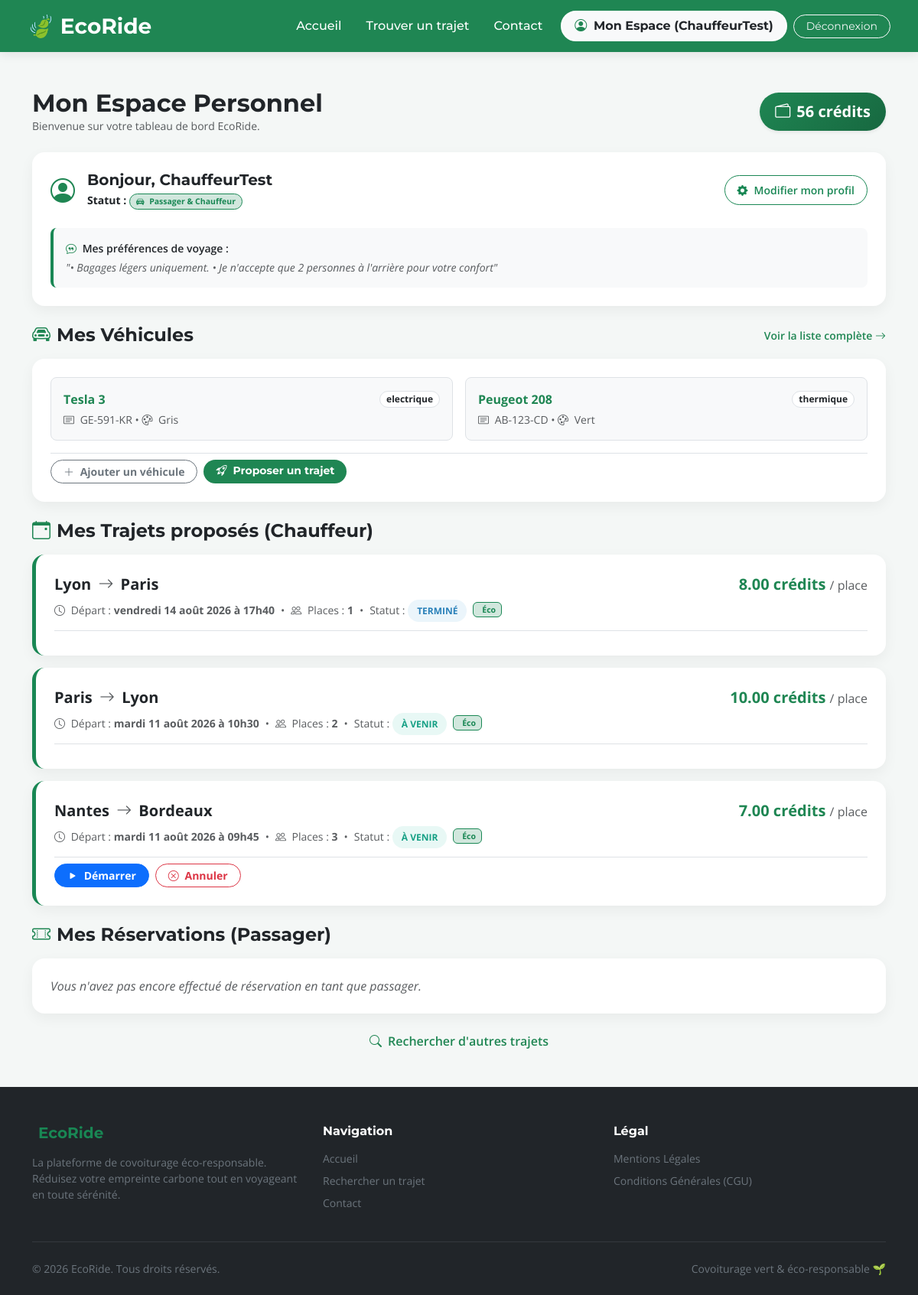
Page /mon_espace.php (signed in) on the committed database.
### tables this page shows
CREATE TABLE `utilisateur` (
  `id` int NOT NULL,
  `pseudo` varchar(50) NOT NULL,
  `est_chauffeur` tinyint(1) NOT NULL DEFAULT '0',
  `preferences_libres` text,
  `email` varchar(100) NOT NULL,
  `password` varchar(255) NOT NULL,
  `credits` int DEFAULT '20',
  `role` enum('visiteur','utilisateur','employe','admin') DEFAULT 'utilisateur',
  `photo` varchar(255) NOT NULL DEFAULT 'images/default.png',
  `statut_compte` varchar(20) NOT NULL DEFAULT 'actif',
  `note` int DEFAULT NULL
);

CREATE TABLE `vehicule` (
  `id` int NOT NULL,
  `id_utilisateur` int NOT NULL,
  `marque` varchar(50) NOT NULL,
  `modele` varchar(50) NOT NULL,
  `couleur` varchar(30) NOT NULL,
  `energie` varchar(20) NOT NULL,
  `immatriculation` varchar(20) NOT NULL,
  `date_premiere_immat` date NOT NULL,
  `nb_places` int NOT NULL,
  `fumeur` tinyint(1) DEFAULT '0',
  `animaux` tinyint(1) DEFAULT '0',
  `preferences_additionnelles` text
);

CREATE TABLE `trajets` (
  `id` int NOT NULL,
  `id_chauffeur` int NOT NULL,
  `ville_depart` varchar(100) NOT NULL,
  `ville_arrivee` varchar(100) NOT NULL,
  `date_depart` datetime NOT NULL,
  `date_arrivee` datetime NOT NULL,
  `prix` decimal(10,2) NOT NULL,
  `places_disponibles` int NOT NULL,
  `id_vehicule` int NOT NULL,
  `statut` varchar(20) DEFAULT 'ouvert'
);

### mon_espace.php (the view, shortened to what this page needs)
<?php
require_once 'config/db.php';
$user_id = $_SESSION['user_id'];
function dateEnFrancais($dateStr) {
    $date = new DateTime($dateStr);
    $jours = ['dimanche', 'lundi', 'mardi', 'mercredi', 'jeudi', 'vendredi', 'samedi'];
    $mois = ['', 'janvier', 'février', 'mars', 'avril', 'mai', 'juin', 'juillet', 'août', 'septembre', 'octobre', 'novembre', 'décembre'];
    return $jours[$date->format('w')] . ' ' . $date->format('d') . ' ' . $mois[$date->format('n')] . ' ' . $date->format('Y') . ' à ' . $date->format('H\hi');
}
$stmtUser = $pdo->prepare("SELECT * FROM utilisateur WHERE id = ?");
$stmtUser->execute([$user_id]);
$user = $stmtUser->fetch();
$stmtVehicules = $pdo->prepare("SELECT * FROM vehicule WHERE id_utilisateur = ?");
$stmtVehicules->execute([$user_id]);
$vehicules = $stmtVehicules->fetchAll();
$stmtTrajetsChauffeur = $pdo->prepare("
    SELECT t.*, v.modele, v.immatriculation, v.energie
    FROM trajets t
    LEFT JOIN vehicule v ON t.id_vehicule = v.id
    WHERE t.id_chauffeur = ?
    ORDER BY t.date_depart DESC
");
$stmtTrajetsChauffeur->execute([$user_id]);
$mes_trajets_proposes = $stmtTrajetsChauffeur->fetchAll();
$stmtReservations = $pdo->prepare("
    SELECT r.id AS id_reservation, r.id_trajet, t.ville_depart, t.ville_arrivee, t.date_depart, t.prix, t.statut AS statut_trajet,
           a.id AS avis_id
    FROM reservations r
    JOIN trajets t ON r.id_trajet = t.id
    LEFT JOIN avis a ON a.id_trajet = t.id AND a.id_expediteur = r.id_utilisateur
    WHERE r.id_utilisateur = ?
    ORDER BY t.date_depart DESC
");
$stmtReservations->execute([$user_id]);
$mes_reservations = $stmtReservations->fetchAll();
?>
<!DOCTYPE html>
<html lang="fr">
<head>
    <link href="https://cdn.jsdelivr.net/npm/bootstrap@5.3.3/dist/css/bootstrap.min.css" rel="stylesheet">
    <link rel="stylesheet" href="https://cdn.jsdelivr.net/npm/bootstrap-icons@1.11.3/font/bootstrap-icons.min.css">
</head>
<body class="d-flex flex-column min-vh-100">
    <?php require_once 'includes/navbar.php'; ?>
    <main class="container py-5 flex-grow-1">
        <div class="d-flex flex-column flex-md-row justify-content-between align-items-md-center gap-3 mb-4">
            <div>
                <h1 class="fw-bold h2 text-dark m-0">Mon Espace Personnel</h1>
                <p class="text-muted small mb-0">Bienvenue sur votre tableau de bord EcoRide.</p>
            </div>
            <div class="align-self-start align-self-md-auto">
                <div class="credit-badge shadow-sm d-inline-flex align-items-center gap-2 fs-5">
                    <i class="bi bi-wallet2"></i>
                    <span><?= htmlspecialchars($user['credits']) ?> crédits</span>
                </div>
            </div>
        </div>
        <div class="card space-card p-4 bg-white mb-4">
            <div class="d-flex justify-content-between align-items-center flex-wrap gap-3 mb-3">
                <div class="d-flex align-items-center gap-3">
                    <div class="fs-2 text-sapin"><i class="bi bi-person-circle"></i></div>
                    <div>
                        <h3 class="h5 fw-bold text-dark mb-0">Bonjour, <?= htmlspecialchars($user['pseudo']) ?></h3>
                        <div class="small mt-1">
                            <strong>Statut : </strong>
                            <?= $user['est_chauffeur']
                                ? '<span class="badge bg-success-subtle text-success border border-success px-2 py-1 rounded-pill"><i class="bi bi-car-front-fill me-1"></i> Passager & Chauffeur</span>'
                                : '<span class="badge bg-secondary-subtle text-secondary border px-2 py-1 rounded-pill"><i class="bi bi-person-walking me-1"></i> Passager uniquement</span>' ?>
                        </div>
                    </div>
                </div>
                <a href="profil.php" class="btn btn-outline-success btn-sm rounded-pill px-3 py-2 fw-semibold d-inline-flex align-items-center gap-2">
                    <i class="bi bi-gear-fill"></i> Modifier mon profil
                </a>
            </div>
            <?php if (!empty($user['preferences_libres'])): ?>
                <div class="bg-light p-3 rounded-3 border-start border-success border-4 mt-2">
                    <div class="fw-semibold text-dark small mb-1"><i class="bi bi-chat-quote me-1 text-sapin"></i> Mes préférences de voyage :</div>
                    <div class="text-muted small fst-italic">"<?= htmlspecialchars_decode($user['preferences_libres']) ?>"</div>
                </div>
            <?php endif; ?>
        </div>
        <div class="d-flex justify-content-between align-items-center mb-3">
            <h2 class="h4 fw-bold text-dark m-0"><i class="bi bi-car-front text-sapin me-2"></i>Mes Véhicules</h2>
            <?php if (!empty($vehicules)): ?>
                <a href="liste_vehicules.php" class="text-sapin text-decoration-none fw-semibold small">
                    Voir la liste complète <i class="bi bi-arrow-right"></i>
                </a>
            <?php endif; ?>
        </div>
        <div class="card space-card p-4 bg-white mb-4">
            <?php if (empty($vehicules)): ?>
                <div class="text-center py-3">
                    <p class="text-muted mb-3">Vous n'avez pas encore enregistré de véhicule. Ajoutez-en un pour pouvoir proposer vos propres trajets et devenir chauffeur !</p>
                    <a href="ajouter_vehicule.php" class="btn btn-sapin fw-bold rounded-pill px-4">
                        <i class="bi bi-plus-lg me-1"></i> Ajouter mon premier véhicule
                    </a>
                </div>
            <?php else: ?>
                <div class="row g-3 mb-3">
                    <?php foreach ($vehicules as $vehicule): ?>
                        <div class="col-md-6">
                            <div class="p-3 bg-light rounded-3 border h-100">
                                <div class="d-flex justify-content-between align-items-center mb-1">
                                    <strong class="text-sapin"><?= htmlspecialchars($vehicule['marque']) ?> <?= htmlspecialchars($vehicule['modele']) ?></strong>
                                    <span class="badge bg-white text-dark border px-2 py-1 rounded-pill small"><?= htmlspecialchars($vehicule['energie'] ?? 'Électrique') ?></span>
                                </div>
                                <div class="text-muted small">
                                    <i class="bi bi-card-text me-1"></i> <?= htmlspecialchars($vehicule['immatriculation']) ?> &bull;
                                    <i class="bi bi-palette me-1"></i> <?= htmlspecialchars($vehicule['couleur']) ?>
                                </div>
                            </div>
                        </div>
                    <?php endforeach; ?>
                </div>
                <div class="d-flex flex-wrap gap-2 pt-2 border-top">
                    <a href="ajouter_vehicule.php" class="btn btn-outline-secondary btn-sm fw-bold rounded-pill px-3">
                        <i class="bi bi-plus-lg me-1"></i> Ajouter un véhicule
                    </a>
                    <a href="proposer_trajet.php" class="btn btn-sapin btn-sm fw-bold rounded-pill px-3">
                        <i class="bi bi-rocket-takeoff me-1"></i> Proposer un trajet
                    </a>
                </div>
            <?php endif; ?>
        </div>
        <?php if ($user['est_chauffeur']): ?>
            <h2 class="h4 fw-bold text-dark mt-4 mb-3"><i class="bi bi-calendar-event text-sapin me-2"></i>Mes Trajets proposés (Chauffeur)</h2>
            <?php if (empty($mes_trajets_proposes)): ?>
                <div class="card space-card p-4 bg-white text-muted mb-4 fst-italic">
                    Vous n'avez créé ou proposé aucun trajet pour le moment.
                </div>
            <?php else: ?>
                <div class="mb-4">
                    <?php foreach ($mes_trajets_proposes as $trajet) :
                        $badgeClass = 'badge-ouvert'; $statutTexte = 'À venir';
                        if ($trajet['statut'] === 'en cours') { $badgeClass = 'badge-en-cours'; $statutTexte = 'En cours'; }
                        elseif ($trajet['statut'] === 'termine') { $badgeClass = 'badge-termine'; $statutTexte = 'Terminé'; }
                        elseif ($trajet['statut'] === 'annule') { $badgeClass = 'badge-annule'; $statutTexte = 'Annulé'; }
                    ?>
                        <div class="card space-card p-3 p-md-4 bg-white mb-3 border-start border-success border-5">
                            <div class="d-flex flex-column flex-md-row justify-content-between align-items-md-center gap-2">
                                <div>
                                    <span class="fs-5 fw-bold text-dark">
                                        <?= htmlspecialchars($trajet['ville_depart']) ?> <i class="bi bi-arrow-right text-muted mx-1"></i> <?= htmlspecialchars($trajet['ville_arrivee']) ?>
                                    </span>
                                </div>
                                <div>
                                    <span class="text-sapin fw-bold fs-5"><?= htmlspecialchars($trajet['prix']) ?> crédits <span class="fs-6 text-muted fw-normal">/ place</span></span>
                                </div>
                            </div>
                            <div class="text-muted my-2 small d-flex flex-wrap align-items-center gap-2">
                                <span><i class="bi bi-clock me-1"></i> Départ : <strong><?= dateEnFrancais($trajet['date_depart']) ?></strong></span>
                                <span>&bull;</span>
                                <span><i class="bi bi-people me-1"></i> Places : <strong><?= $trajet['places_disponibles'] ?></strong></span>
                                <span>&bull;</span>
                                <span>Statut : <span class="statut-badge <?= $badgeClass ?>"><?= $statutTexte ?></span></span>
                                <?php if (isset($trajet['energie']) && in_array(strtolower($trajet['energie']), ['électrique', 'electrique', 'hybride'])) : ?>
                                    <span class="badge bg-success-subtle text-success border border-success"><i class="bi bi-leaf-fill me-1"></i> Éco</span>
                                <?php endif; ?>
                            </div>
                            <div class="d-flex gap-2 mt-2 pt-2 border-top">
                                <?php if ($trajet['statut'] === 'ouvert'): ?>
                                    <a href="scripts/demarrer_trajet.php?id=<?= $trajet['id'] ?>" class="btn btn-sm btn-primary fw-bold rounded-pill px-3">
                                        <i class="bi bi-play-fill me-1"></i> Démarrer
                                    </a>
                                    <a href="scripts/annuler_trajet_chauffeur.php?id=<?= $trajet['id'] ?>" class="btn btn-sm btn-outline-danger fw-bold rounded-pill px-3" onclick="return confirm('Voulez-vous vraiment annuler ce trajet ?')">
                                        <i class="bi bi-x-circle me-1"></i> Annuler
                                    </a>
                                <?php elseif ($trajet['statut'] === 'en cours'): ?>
                                    <a href="scripts/terminer_trajet.php?id=<?= $trajet['id'] ?>" class="btn btn-sm btn-success fw-bold rounded-pill px-3">
                                        <i class="bi bi-flag-fill me-1"></i> Arrivée à destination
                                    </a>
                                <?php endif; ?>
                            </div>
                        </div>
                    <?php endforeach; ?>
                </div>
            <?php endif; ?>
        <?php endif; ?>
        <h2 class="h4 fw-bold text-dark mt-4 mb-3"><i class="bi bi-ticket-perforated text-sapin me-2"></i>Mes Réservations (Passager)</h2>
        <?php if (empty($mes_reservations)): ?>
            <div class="card space-card p-4 bg-white text-muted mb-4 fst-italic">
                Vous n'avez pas encore effectué de réservation en tant que passager.
            </div>
        <?php endif; ?>
        <div class="text-center mt-4">
            <a href="recherche.php" class="text-sapin fw-semibold text-decoration-none">
                <i class="bi bi-search me-1"></i> Rechercher d'autres trajets
            </a>
        </div>
    </main>
    <?php require_once 'includes/footer.php'; ?>
</body>
</html>

### mon_espace.php (style rules this page uses)
html, body { height: 100%; }
body { font-family: 'Open Sans', sans-serif; background-color: #f4f7f6; color: #2c3e50; }
h1, h2, h3, h4, h5, .font-heading { font-family: 'Montserrat', sans-serif; }
.text-sapin { color: #1F8653 !important; }
.btn-sapin { background-color: #1F8653; color: #ffffff; font-family: 'Montserrat', sans-serif; font-weight: 600; border: none; }
.space-card { border: none; box-shadow: 0 6px 18px rgba(0,0,0,0.05); border-radius: 16px; }
.statut-badge { padding: 6px 12px; border-radius: 20px; font-size: 0.75rem; font-weight: 700; text-transform: uppercase; }
.badge-ouvert { background-color: #e8f8f5; color: #16a085; }
.badge-termine { background-color: #ebf5fb; color: #2980b9; }
.credit-badge { background: linear-gradient(135deg, #1F8653 0%, #176840 100%); color: #fff; padding: 10px 20px; border-radius: 50rem; font-weight: 700; }

### rows in the picture
utilisateur: credits "56", pseudo "ChauffeurTest", preferences_libres "• Bagages légers uniquement. • Je n'accepte que 2 personnes à l'arrière pour votre confort"
vehicule: marque "Tesla", modele "3", energie "electrique", immatriculation "GE-591-KR", couleur "Gris"
vehicule: marque "Peugeot", modele "208", energie "thermique", immatriculation "AB-123-CD", couleur "Vert"
trajets: ville_depart "Lyon", ville_arrivee "Paris", prix "8.00", date_depart "vendredi 14 août 2026 à 17h40", places_disponibles "1", statut "TERMINÉ"
trajets: ville_depart "Paris", ville_arrivee "Lyon", prix "10.00", date_depart "mardi 11 août 2026 à 10h30", places_disponibles "2", statutTexte "À VENIR"
trajets: ville_depart "Nantes", ville_arrivee "Bordeaux", prix "7.00", date_depart "mardi 11 août 2026 à 09h45", places_disponibles "3", statutTexte "À VENIR"

### other values in the picture
$_SESSION['pseudo'] "ChauffeurTest"
